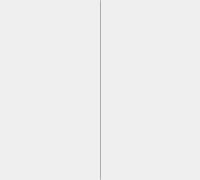
    <widget class="QWidget" name="wGraphsContainer" native="true">
     <property name="minimumSize">
      <size>
       <width>0</width>
       <height>180</height>
      </size>
     </property>
     <property name="maximumSize">
      <size>
       <width>16777215</width>
       <height>16777215</height>
      </size>
     </property>
     <layout class="QHBoxLayout" name="horizontalLayout_6">
      <property name="spacing">
       <number>36</number>
      </property>
      <property name="leftMargin">
       <number>34</number>
      </property>
      <property name="topMargin">
       <number>0</number>
      </property>
      <property name="rightMargin">
       <number>33</number>
      </property>
      <property name="bottomMargin">
       <number>0</number>
      </property>
      <item>
       <widget class="QWidget" name="wDownContainer" native="true">
        <layout class="QHBoxLayout" name="horizontalLayout_4">
         <property name="spacing">
          <number>0</number>
         </property>
         <property name="leftMargin">
          <number>0</number>
         </property>
         <property name="topMargin">
          <number>0</number>
         </property>
         <property name="rightMargin">
          <number>0</number>
         </property>
         <property name="bottomMargin">
          <number>30</number>
         </property>
         <item>
          <widget class="MegaSpeedGraph" name="wDownGraph" native="true">
           <property name="minimumSize">
            <size>
             <width>0</width>
             <height>0</height>
            </size>
           </property>
           <property name="maximumSize">
            <size>
             <width>16777215</width>
             <height>16777215</height>
            </size>
           </property>
           <property name="styleSheet">
            <string notr="true"/>
           </property>
          </widget>
         </item>
        </layout>
       </widget>
      </item>
      <item>
       <widget class="QToolButton" name="bGraphsSeparator">
        <property name="sizePolicy">
         <sizepolicy hsizetype="Fixed" vsizetype="Expanding">
          <horstretch>0</horstretch>
          <verstretch>0</verstretch>
         </sizepolicy>
        </property>
        <property name="minimumSize">
         <size>
          <width>1</width>
          <height>0</height>
         </size>
        </property>
        <property name="maximumSize">
         <size>
          <width>1</width>
          <height>16777215</height>
         </size>
        </property>
        <property name="styleSheet">
         <string notr="true"/>
        </property>
        <property name="text">
         <string/>
        </property>
       </widget>
      </item>
      <item>
       <widget class="QWidget" name="wUpContainer" native="true">
        <layout class="QHBoxLayout" name="horizontalLayout_5">
         <property name="spacing">
          <number>0</number>
         </property>
         <property name="leftMargin">
          <number>0</number>
         </property>
         <property name="topMargin">
          <number>0</number>
         </property>
         <property name="rightMargin">
          <number>0</number>
         </property>
         <property name="bottomMargin">
          <number>30</number>
         </property>
         <item>
          <widget class="MegaSpeedGraph" name="wUpGraph" native="true">
           <property name="minimumSize">
            <size>
             <width>0</width>
             <height>0</height>
            </size>
           </property>
           <property name="maximumSize">
            <size>
             <width>16777215</width>
             <height>16777215</height>
            </size>
           </property>
           <property name="styleSheet">
            <string notr="true"/>
           </property>
          </widget>
         </item>
        </layout>
       </widget>
      </item>
     </layout>
    </widget>
